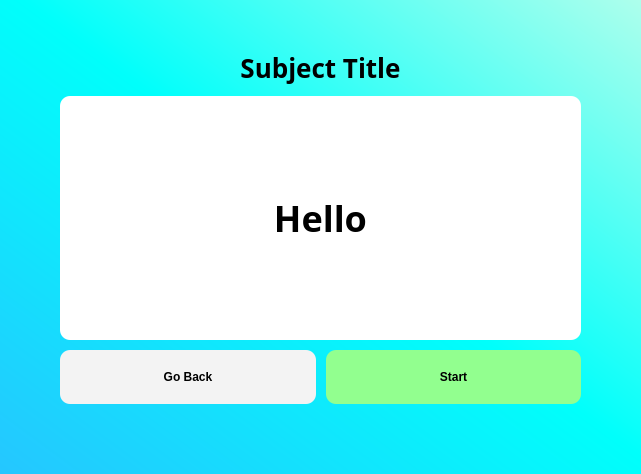
<?xml version="1.0" encoding="UTF-8"?>
<ui version="4.0">
 <class>Subject</class>
 <widget class="QWidget" name="Subject">
  <property name="geometry">
   <rect>
    <x>0</x>
    <y>0</y>
    <width>641</width>
    <height>474</height>
   </rect>
  </property>
  <property name="maximumSize">
   <size>
    <width>1920</width>
    <height>1200</height>
   </size>
  </property>
  <property name="windowTitle">
   <string>Discussion</string>
  </property>
  <property name="styleSheet">
   <string notr="true">#Subject{
background: qlineargradient(spread:pad, x1:0, y1:1, x2:1, y2:0, stop:0 rgba(37, 198, 255, 255), stop:0.517857 rgba(0, 255, 251, 255), stop:1 rgba(174, 255, 236, 255))
}</string>
  </property>
  <layout class="QGridLayout" name="gridLayout">
   <property name="leftMargin">
    <number>60</number>
   </property>
   <property name="topMargin">
    <number>50</number>
   </property>
   <property name="rightMargin">
    <number>60</number>
   </property>
   <property name="bottomMargin">
    <number>70</number>
   </property>
   <property name="spacing">
    <number>10</number>
   </property>
   <item row="0" column="0" colspan="2">
    <widget class="QLabel" name="subject_Title">
     <property name="sizePolicy">
      <sizepolicy hsizetype="Preferred" vsizetype="Fixed">
       <horstretch>0</horstretch>
       <verstretch>0</verstretch>
      </sizepolicy>
     </property>
     <property name="font">
      <font>
       <family>Gilroy</family>
       <pointsize>-1</pointsize>
       <weight>99</weight>
       <bold>true</bold>
      </font>
     </property>
     <property name="styleSheet">
      <string notr="true">font-weight: 900;
font-size: 26px;</string>
     </property>
     <property name="text">
      <string>Subject Title</string>
     </property>
     <property name="scaledContents">
      <bool>true</bool>
     </property>
     <property name="alignment">
      <set>Qt::AlignCenter</set>
     </property>
    </widget>
   </item>
   <item row="2" column="0">
    <widget class="QPushButton" name="btnMenu">
     <property name="cursor">
      <cursorShape>PointingHandCursor</cursorShape>
     </property>
     <property name="focusPolicy">
      <enum>Qt::NoFocus</enum>
     </property>
     <property name="styleSheet">
      <string notr="true">QPushButton {
	background-color: #f3f3f3;
	color: black; 
	font-family: 'Gilroy';
	font-weight: 600;
	border-radius: 10px;
	padding: 20px;
}

QPushButton::hover {
background-color:rgb(226, 226, 226);
}</string>
     </property>
     <property name="text">
      <string>Go Back</string>
     </property>
    </widget>
   </item>
   <item row="2" column="1">
    <widget class="QPushButton" name="btnStart">
     <property name="enabled">
      <bool>true</bool>
     </property>
     <property name="cursor">
      <cursorShape>PointingHandCursor</cursorShape>
     </property>
     <property name="focusPolicy">
      <enum>Qt::NoFocus</enum>
     </property>
     <property name="styleSheet">
      <string notr="true">QPushButton {
	background-color: #92ff8f;
	color: black; 
	font-family: 'Gilroy';
	font-weight: 600;
	border-radius: 10px;
	padding: 20px;
}

QPushButton::hover {
background-color: rgb(135, 234, 131);
}</string>
     </property>
     <property name="text">
      <string>Start</string>
     </property>
    </widget>
   </item>
   <item row="1" column="0" colspan="2">
    <widget class="QLabel" name="subtitle_2">
     <property name="sizePolicy">
      <sizepolicy hsizetype="MinimumExpanding" vsizetype="Preferred">
       <horstretch>0</horstretch>
       <verstretch>0</verstretch>
      </sizepolicy>
     </property>
     <property name="maximumSize">
      <size>
       <width>1920</width>
       <height>1080</height>
      </size>
     </property>
     <property name="font">
      <font>
       <family>Gilroy</family>
       <pointsize>-1</pointsize>
       <weight>75</weight>
       <bold>true</bold>
      </font>
     </property>
     <property name="styleSheet">
      <string notr="true">background-color: #fff;
	color: black; 
	font-family: 'Gilroy';
	font-weight: 600;
	border-radius: 10px;
	padding: 20px;
	text-align: center;
font-size: 36px;
line-height: 10px;</string>
     </property>
     <property name="text">
      <string>Hello</string>
     </property>
     <property name="textFormat">
      <enum>Qt::RichText</enum>
     </property>
     <property name="scaledContents">
      <bool>true</bool>
     </property>
     <property name="alignment">
      <set>Qt::AlignCenter</set>
     </property>
     <property name="wordWrap">
      <bool>true</bool>
     </property>
     <property name="margin">
      <number>0</number>
     </property>
     <property name="indent">
      <number>0</number>
     </property>
    </widget>
   </item>
  </layout>
 </widget>
 <resources/>
 <connections/>
</ui>
